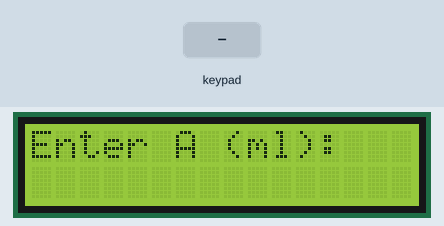
A sketch run on a simulated ESP32. Shown: 16×2 character LCD. Wiring (inferred from the signals the program sends): 4×4 keypad with keys 1 2 3 A 4 5 6 B 7 8 9 C * 0 # D: rows GPIO 68, GPIO 69, GPIO 70, GPIO 71; columns GPIO 64, GPIO 65, GPIO 66, GPIO 67. The inputs (shaded band) are chosen by the test bench.

Above: at 3.2 s.
3.3 s: keypad keys 4 5 6 7 # pressed 0.4 s apart
At 6.1 s:
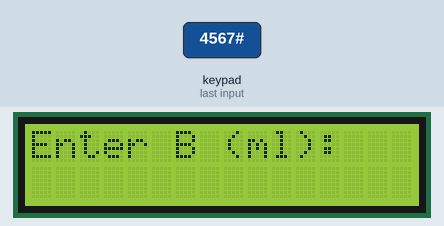
6.8 s: key '#' pressed
At 7.7 s:
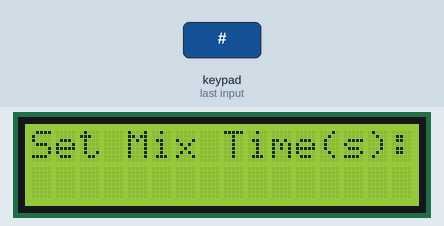
8.5 s: keypad keys 0 1 2 3 # pressed 0.4 s apart
At 11.6 s:
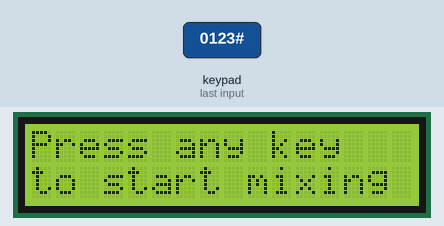
12.0 s: key '1' pressed
At 13.0 s:
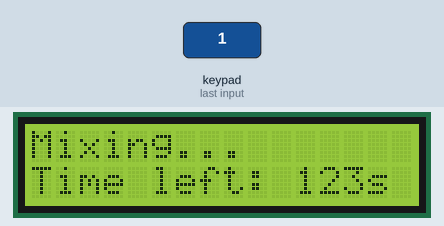
Timing chart, 0 to 15.0 s (numbered marks = the images above; inputs shaded):
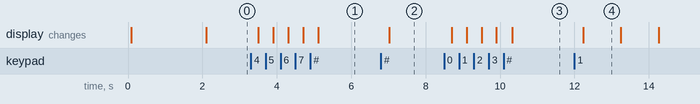

The sketch:

lcd_i2c_keypad_gpio_exander_test_esp32.ino
```cpp
#include <Wire.h> //test 1
#include <PCF8574.h>
#include <LiquidCrystal_I2C.h>

#define KEYPAD_I2C_ADDRESS 0x20  // PCF8574 I2C address
#define LCD_I2C_ADDRESS 0x27     // LCD I2C address (change if needed)

PCF8574 pcf(KEYPAD_I2C_ADDRESS);
LiquidCrystal_I2C lcd(LCD_I2C_ADDRESS, 16, 2);

char keys[4][4] = {
  {'1', '2', '3', 'A'},
  {'4', '5', '6', 'B'},
  {'7', '8', '9', 'C'},
  {'*', '0', '#', 'D'}
};

uint8_t rowPins[4] = {4, 5, 6, 7};  // R1, R2, R3, R4 (PCF8574 GPIO numbers)
uint8_t colPins[4] = {0, 1, 2, 3};  // C1, C2, C3, C4

int containerA = 0, containerB = 0, mixTime = 0;

void setup() {
  Serial.begin(115200);
  Wire.begin(21, 22);  // ESP32 default I2C pins

  if (!pcf.begin()) {
    Serial.println("PCF8574 not found!");
    while (1);
  }

  lcd.init();
  lcd.backlight();

  for (int i = 0; i < 4; i++) {
    pcf.write(rowPins[i], HIGH);
  }

  showWelcomeScreen();
}

void loop() {
  getUserInput();
  startMixing();
}

void showWelcomeScreen() {
  lcd.clear();
  lcd.setCursor(3, 0);
  lcd.print("WELCOME");
  lcd.setCursor(0, 1);
  lcd.print("Chemical Mixer");
  delay(2000);
}

void getUserInput() {
  lcd.clear();
  lcd.setCursor(0, 0);
  lcd.print("Enter A (ml):");
  containerA = getNumberInput();

  lcd.clear();
  lcd.setCursor(0, 0);
  lcd.print("Enter B (ml):");
  containerB = getNumberInput();

  lcd.clear();
  lcd.setCursor(0, 0);
  lcd.print("Set Mix Time(s):");
  mixTime = getNumberInput();

  lcd.clear();
  lcd.setCursor(0, 0);
  lcd.print("Press any key");
  lcd.setCursor(0, 1);
  lcd.print("to start mixing");
  while (!getKey());
}

void startMixing() {
  lcd.clear();
  lcd.setCursor(0, 0);
  lcd.print("Mixing...");

  for (int i = mixTime; i > 0; i--) {
    lcd.setCursor(0, 1);
    lcd.print("Time left: ");
    lcd.print(i);
    lcd.print("s ");
    delay(1000);
  }

  lcd.clear();
  lcd.setCursor(3, 0);
  lcd.print("Mixing Done");
  delay(2000);
}

char getKey() {
  for (int row = 0; row < 4; row++) {
    for (int i = 0; i < 4; i++) {
      pcf.write(rowPins[i], (i == row) ? LOW : HIGH);
    }
    for (int col = 0; col < 4; col++) {
      if (pcf.readButton(colPins[col]) == LOW) {
        delay(200);
        while (pcf.readButton(colPins[col]) == LOW);
        return keys[row][col];
      }
    }
  }
  return 0;
}

int getNumberInput() {
  int num = 0;
  char key;
  while (true) {
    key = getKey();
    if (key) {
      if (key >= '0' && key <= '9') {
        num = num * 10 + (key - '0');
        lcd.setCursor(0, 1);
        lcd.print(num);
      } else if (key == '#') {
        return num;
      }
    }
  }
}
```

Measured:
- after the input at 3.3 s, the display: first changes after 0.20 s (image 1 shows a later state)
- after the input at 6.8 s, the display: changes after 0.22 s (image 2)
- after the input at 8.5 s, the display: first changes after 0.21 s (image 3 shows a later state)
- after the input at 12.0 s, the display: changes after 0.23 s (image 4)
- what the display in image 4 shows lasts 1.0 s, from 12.2 s to 13.2 s
